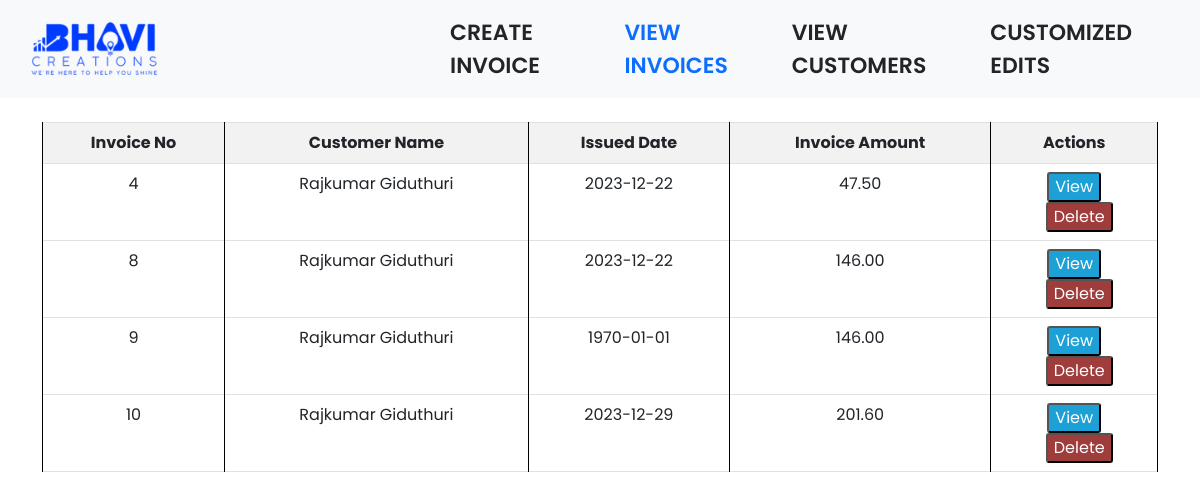
The page /viewinvoices.php on the database as committed earlier.
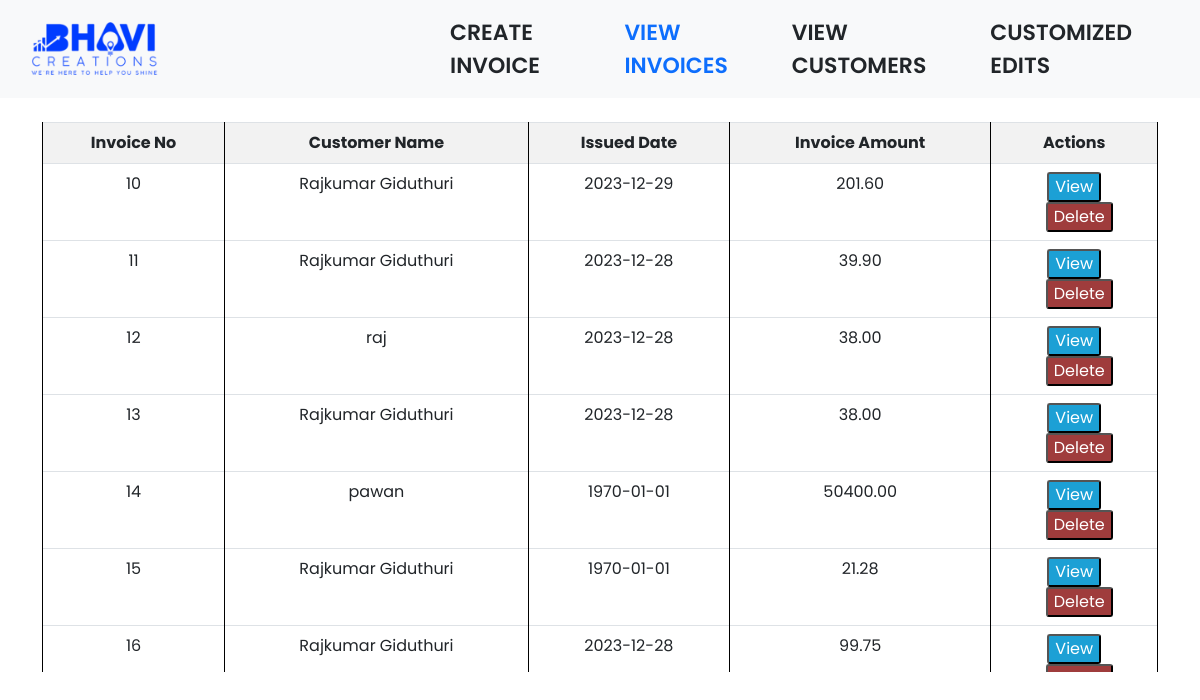
The same page on the database as committed later.
### tables this page shows
CREATE TABLE `invoice` (
  `Sid` int(11) NOT NULL,
  `Invoice_no` int(11) NOT NULL,
  `Invoice_date` date NOT NULL,
  `Company_name` varchar(150) NOT NULL,
  `Cname` varchar(50) NOT NULL,
  `Cphone` varchar(150) NOT NULL,
  `Caddress` text NOT NULL,
  `Cmail` varchar(150) NOT NULL,
  `Cgst` varchar(150) NOT NULL,
  `Final` double(10,2) NOT NULL,
  `Gst` int(20) NOT NULL,
  `Gst_total` double(10,2) NOT NULL,
  `Grandtotal` double(10,2) NOT NULL,
  `Totalinwords` text NOT NULL,
  `Terms` text NOT NULL,
  `Note` text NOT NULL,
  `advance` double(10,2) NOT NULL,
  `balance` double(10,2) NOT NULL,
  `balancewords` text NOT NULL
);

### viewinvoices.php (the view, shortened to what this page needs)
<?php
require_once('bhavidb.php');
$sql = "SELECT * FROM invoice";
$result = $conn->query($sql);
?>
<!DOCTYPE html>
<html lang="en">
<head>
   <link href="https://cdn.jsdelivr.net/npm/bootstrap@5.0.2/dist/css/bootstrap.min.css" rel="stylesheet">
   <link rel="stylesheet" href="img/style.css">
</head>
<body>
    <header>
    <nav class="navbar navbar-expand-lg navbar-light bg-light d-none d-lg-block">
            <div class="container-fluid">
                <a class="navbar-brand" href="#"><img src="img/Bhavi-Logo-2.png" alt="" height="50%" width="50%"></a>
                <div class="collapse navbar-collapse ms-auto " id="navbarNav">
                    <ul class="navbar-nav " style="margin-left: 10%;">
                        <li class="nav-item pe-5">
                            <a class="nav-link text-dark" href="index.php">CREATE INVOICE</a>
                        </li>
                        <li class="nav-item pe-5">
                            <a class="nav-link active text-primary" href="viewinvoices.php">VIEW INVOICES</a>
                        </li>
                        <li class="nav-item pe-5">
                            <a class="nav-link text-dark" href="viewcustomers.php">VIEW CUSTOMERS</a>
                        </li>
                        <li class="nav-item pe-5">
                            <a class="nav-link text-dark" href="customized_edits.php">CUSTOMIZED EDITS</a>
                        </li>
                    </ul>
                </div>
            </div>
        </nav>
    </header>
</body>
</html>
<!DOCTYPE html>
<html lang="en">
<head>
</head>
<body>
    <div class="container mt-4">
        <div class="table-responsive" style="max-height:550px; overflow-y: auto;">
            <table class="table table-bordered viewinvoicetable">
                <thead  style="position: sticky; top: 0;">
                    <tr style="background-color: #f2f2f2;">
                        <th class="text-center">Invoice No</th>
                        <th>Customer Name</th>
                        <th>Issued Date</th>
                        <th>Invoice Amount</th>
                        <th>Actions</th>
                    </tr>
                </thead>
                <tbody id="product_tbody viewinvoicetable">
                    <?php
                    while ($row = $result->fetch_assoc()) {
                        echo "<tr>";
                        echo "<td>" . $row['Invoice_no'] . "</td>";
                        echo "<td>" . $row['Cname'] . "</td>";
                        echo "<td>" . $row['Invoice_date'] . "</td>";
                        echo "<td>" . $row['Grandtotal'] . "</td>";
                        echo "<td>
                        <button type='submit' class=\"view-button\"><a class=\"view-button\"  href=\"print.php?Sid=$row[Sid]\">View</a></button>
                            <form method='POST' onsubmit='return confirm(\"Are you sure you want to delete this record?\");'>
                                <input type='hidden' name='delete_id' value='" . $row['Invoice_no'] . "'>
                                <span style='margin-right: 10px;'></span>
                                <button type='submit' class=\"delete-button\">Delete</button>
                            </form>
                        </td>";
                        echo "</tr>";
                    }
                    ?>
                </tbody>
            </table>
        </div>
    </div>
</body>
</html>

### img/style.css (style rules this page uses)
* { font-family: 'Poppins', sans-serif; }
.navbar-nav { color: black; font-family: 'Poppins', sans-serif; font-weight: 600; font-size: 22px; }
table { border-collapse: collapse; width: 100%; }
th, td { border: 1px solid black; padding: 8px; text-align: left; }
th { background-color: #f2f2f2; }
.viewinvoicetable th { text-align: center; }
.viewinvoicetable td { text-align: center; }
.delete-button { background-color: rgb(159, 60, 60); color: white; border-radius: 3px; }
.view-button { background-color: rgb(28, 160, 213); color: white; border-radius: 3px; text-decoration: none; }

Rows that differ between the two databases and show on the page:
removed invoice: Invoice_no "4", Cname "Rajkumar Giduthuri", Invoice_date "2023-12-22", Grandtotal "47.50"
removed invoice: Invoice_no "8", Cname "Rajkumar Giduthuri", Invoice_date "2023-12-22", Grandtotal "146.00"
removed invoice: Invoice_no "9", Cname "Rajkumar Giduthuri", Invoice_date "1970-01-01", Grandtotal "146.00"
added invoice: Invoice_no "11", Cname "Rajkumar Giduthuri", Invoice_date "2023-12-28", Grandtotal "39.90"
added invoice: Invoice_no "12", Cname "raj", Invoice_date "2023-12-28", Grandtotal "38.00"
added invoice: Invoice_no "13", Cname "Rajkumar Giduthuri", Invoice_date "2023-12-28", Grandtotal "38.00"
added invoice: Invoice_no "14", Cname "pawan", Invoice_date "1970-01-01", Grandtotal "50400.00"
added invoice: Invoice_no "15", Cname "Rajkumar Giduthuri", Invoice_date "1970-01-01", Grandtotal "21.28"
added invoice: Invoice_no "16", Cname "Rajkumar Giduthuri", Invoice_date "2023-12-28", Grandtotal "99.75"
